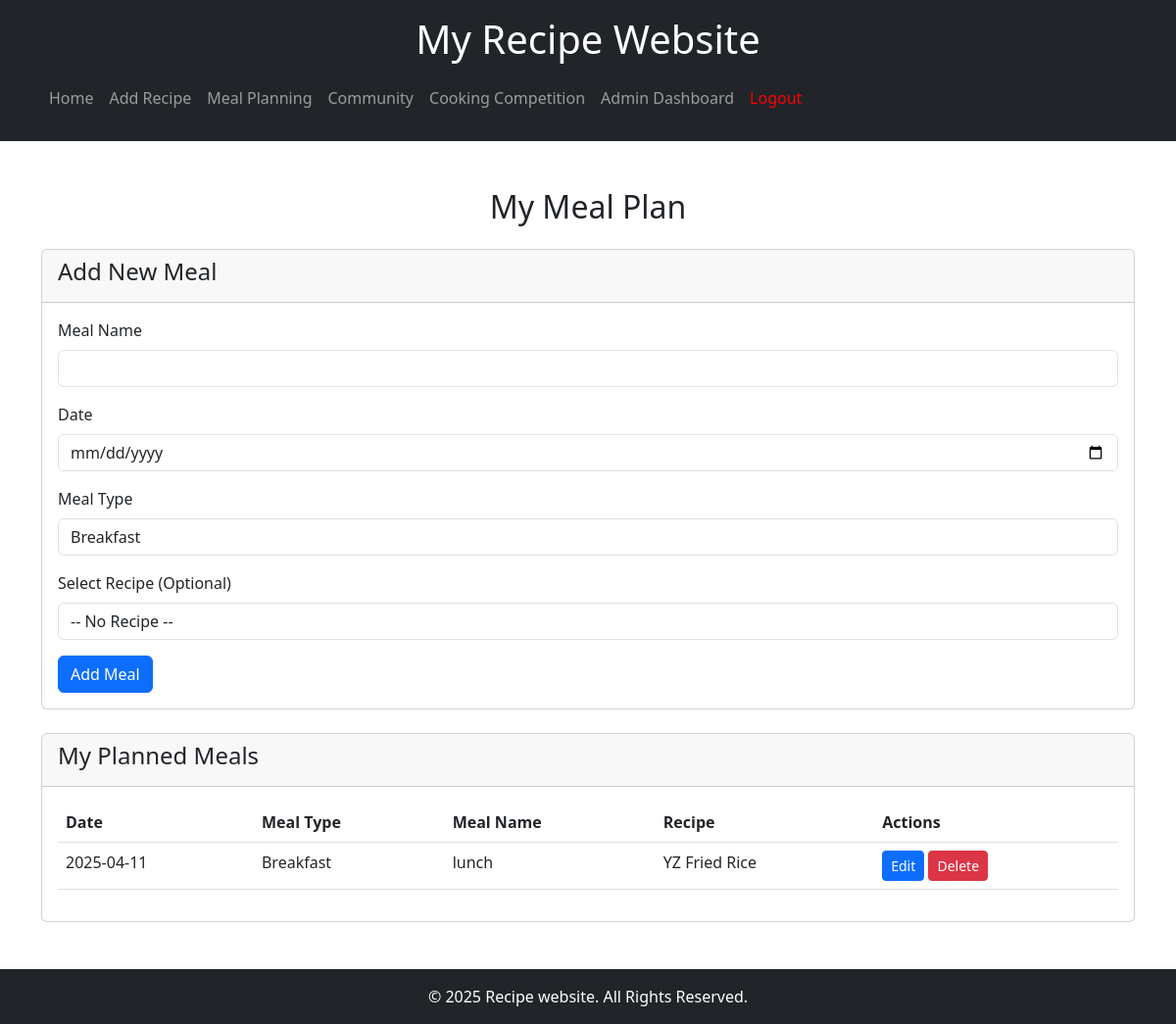
The app's page /meal_planning.php (signed in) with its own data.
### tables this page shows
CREATE TABLE `meal_plans` (
  `id` int(11) NOT NULL,
  `user_id` int(11) NOT NULL,
  `meal_name` varchar(255) NOT NULL,
  `meal_date` date NOT NULL,
  `created_at` timestamp NOT NULL DEFAULT current_timestamp(),
  `meal_type` enum('breakfast','lunch','dinner','snack') NOT NULL,
  `recipe_id` int(11) NOT NULL
);

CREATE TABLE `recipes` (
  `id` int(11) NOT NULL,
  `title` varchar(255) NOT NULL,
  `cuisine` varchar(255) NOT NULL,
  `description` varchar(255) NOT NULL,
  `ingredients` varchar(255) NOT NULL,
  `steps` varchar(255) NOT NULL,
  `username` varchar(255) NOT NULL
);

### meal_planning.php (the view, shortened to what this page needs)
<?php
include "./db/connect_db.php";
$edit_meal = null;
?>
<!DOCTYPE html>
<html lang="en">
<head>
    <link href="https://cdn.jsdelivr.net/npm/bootstrap@5.3.0/dist/css/bootstrap.min.css" rel="stylesheet">
</head>
<body>
    <?php include "./components/navbar.php"; ?>
    <div class="container mt-5">
        <h2 class="text-center mb-4">My Meal Plan</h2>
        <div class="card mb-4">
            <div class="card-header">
                <h4><?php echo $edit_meal ? 'Edit Meal' : 'Add New Meal'; ?></h4>
            </div>
            <div class="card-body">
                <form method="POST" action="">
                    <div class="mb-3">
                        <label for="meal_name" class="form-label">Meal Name</label>
                        <input type="text" class="form-control" id="meal_name" name="meal_name"
                               value="<?php echo $edit_meal ? htmlspecialchars($edit_meal['meal_name']) : ''; ?>" required>
                    </div>
                    <div class="mb-3">
                        <label for="meal_date" class="form-label">Date</label>
                        <input type="date" class="form-control" id="meal_date" name="meal_date"
                               value="<?php echo $edit_meal ? $edit_meal['meal_date'] : ''; ?>" required>
                    </div>
                    <div class="mb-3">
                        <label for="meal_type" class="form-label">Meal Type</label>
                        <select class="form-control" id="meal_type" name="meal_type" required>
                            <?php
                            $meal_types = ['breakfast', 'lunch', 'dinner', 'snack'];
                            foreach ($meal_types as $type):
                                $selected = ($edit_meal && $edit_meal['meal_type'] == $type) ? 'selected' : '';
                            ?>
                                <option value="<?php echo $type; ?>" <?php echo $selected; ?>>
                                    <?php echo ucfirst($type); ?>
                                </option>
                            <?php endforeach; ?>
                        </select>
                    </div>
                    <div class="mb-3">
                        <label for="recipe_id" class="form-label">Select Recipe (Optional)</label>
                        <select class="form-control" id="recipe_id" name="recipe_id">
                            <option value="">-- No Recipe --</option>
                        </select>
                    </div>
                    <button type="submit" class="btn btn-primary">
                        <?php echo $edit_meal ? 'Update Meal' : 'Add Meal'; ?>
                    </button>
                </form>
            </div>
        </div>
        <div class="card">
            <div class="card-header">
                <h4>My Planned Meals</h4>
            </div>
            <div class="card-body">
                <div class="table-responsive">
                    <table class="table">
                        <thead>
                            <tr>
                                <th>Date</th>
                                <th>Meal Type</th>
                                <th>Meal Name</th>
                                <th>Recipe</th>
                                <th>Actions</th>
                            </tr>
                        </thead>
                        <tbody>
                            <?php
                            $user_id = $_SESSION["id"];
                            $sql = "SELECT mp.*, r.title as recipe_title
                                   FROM meal_plans mp
                                   LEFT JOIN recipes r ON mp.recipe_id = r.id
                                   WHERE mp.user_id = '$user_id'
                                   ORDER BY mp.meal_date ASC";
                            $result = $conn->query($sql);
                            while ($row = $result->fetch_assoc()) {
                                echo "<tr>";
                                echo "<td>" . date('Y-m-d', strtotime($row['meal_date'])) . "</td>";
                                echo "<td>" . ucfirst($row['meal_type']) . "</td>";
                                echo "<td>" . htmlspecialchars($row['meal_name']) . "</td>";
                                echo "<td>" . ($row['recipe_title'] ? htmlspecialchars($row['recipe_title']) : 'Custom Meal') . "</td>";
                                echo "<td>
                                        <a href='meal_planning.php?edit_id=" . $row['id'] . "' class='btn btn-primary btn-sm'>Edit</a>
                                        <form method='POST' action='' style='display: inline;'>
                                            <input type='hidden' name='action' value='delete'>
                                            <input type='hidden' name='meal_id' value='" . $row['id'] . "'>
                                            <button type='submit' class='btn btn-danger btn-sm' onclick='return confirm(\"Are you sure?\")'>Delete</button>
                                        </form>
                                      </td>";
                                echo "</tr>";
                            }
                            ?>
                        </tbody>
                    </table>
                </div>
            </div>
        </div>
    </div>
    <?php include "./components/footer.php"; ?>
</body>
</html>

### records on screen
meal_plans: meal_date "2025-04-11", meal_type "Breakfast", meal_name "lunch", recipe.title "YZ Fried Rice"

### other values on screen
form field meal_type "Breakfast"
